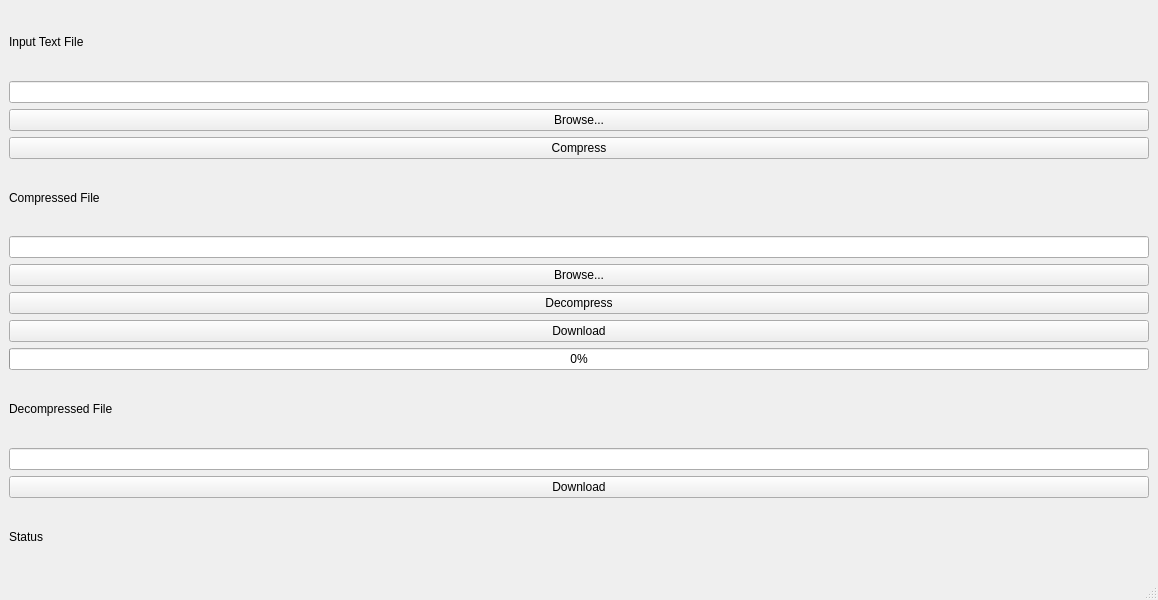
<?xml version="1.0" encoding="UTF-8"?>
<ui version="4.0">
 <class>MainWindow</class>
 <widget class="QMainWindow" name="MainWindow">
  <property name="geometry">
   <rect>
    <x>0</x>
    <y>0</y>
    <width>1158</width>
    <height>600</height>
   </rect>
  </property>
  <property name="windowTitle">
   <string>MainWindow</string>
  </property>
  <property name="animated">
   <bool>true</bool>
  </property>
  <widget class="QWidget" name="centralwidget">
   <layout class="QVBoxLayout" name="verticalLayout">
    <item>
     <widget class="QLabel" name="labelInputFile">
      <property name="text">
       <string>Input Text File</string>
      </property>
     </widget>
    </item>
    <item>
     <widget class="QLineEdit" name="inputFileLineEdit">
      <property name="text">
       <string/>
      </property>
     </widget>
    </item>
    <item>
     <widget class="QPushButton" name="browseTextButton">
      <property name="minimumSize">
       <size>
        <width>1136</width>
        <height>0</height>
       </size>
      </property>
      <property name="text">
       <string>Browse...</string>
      </property>
     </widget>
    </item>
    <item>
     <widget class="QPushButton" name="compressButtonlabel">
      <property name="minimumSize">
       <size>
        <width>1136</width>
        <height>0</height>
       </size>
      </property>
      <property name="text">
       <string>Compress</string>
      </property>
     </widget>
    </item>
    <item>
     <widget class="QLabel" name="labelCompressedFil">
      <property name="text">
       <string>Compressed File</string>
      </property>
     </widget>
    </item>
    <item>
     <widget class="QLineEdit" name="compressedFileLineEdit">
      <property name="text">
       <string/>
      </property>
     </widget>
    </item>
    <item>
     <widget class="QPushButton" name="browseCompressedButton">
      <property name="text">
       <string>Browse...</string>
      </property>
     </widget>
    </item>
    <item>
     <widget class="QPushButton" name="decompressButton">
      <property name="text">
       <string>Decompress</string>
      </property>
     </widget>
    </item>
    <item>
     <widget class="QPushButton" name="downloadCompressedButton">
      <property name="text">
       <string>Download</string>
      </property>
     </widget>
    </item>
    <item>
     <widget class="QProgressBar" name="progressBar">
      <property name="value">
       <number>0</number>
      </property>
     </widget>
    </item>
    <item>
     <widget class="QLabel" name="labelDecompressedFile">
      <property name="text">
       <string>Decompressed File</string>
      </property>
     </widget>
    </item>
    <item>
     <widget class="QLineEdit" name="decompressedFileLineEdit">
      <property name="text">
       <string/>
      </property>
     </widget>
    </item>
    <item>
     <widget class="QPushButton" name="downloadDecompressedButton">
      <property name="text">
       <string>Download</string>
      </property>
     </widget>
    </item>
    <item>
     <widget class="QLabel" name="statusLabel">
      <property name="text">
       <string>Status</string>
      </property>
     </widget>
    </item>
   </layout>
  </widget>
  <widget class="QMenuBar" name="menubar">
   <property name="geometry">
    <rect>
     <x>0</x>
     <y>0</y>
     <width>1158</width>
     <height>26</height>
    </rect>
   </property>
  </widget>
  <widget class="QStatusBar" name="statusbar"/>
 </widget>
 <resources/>
 <connections/>
</ui>
